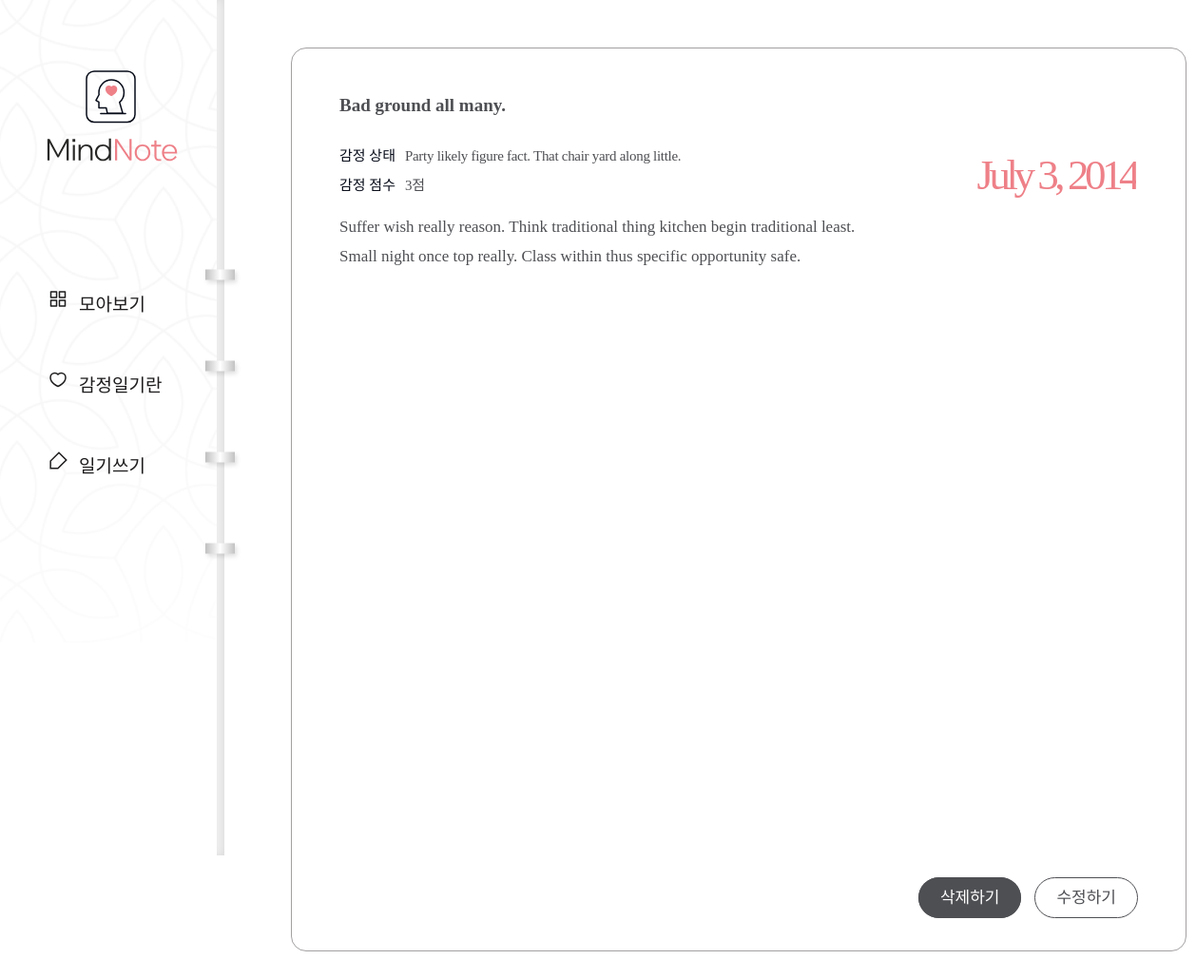
Screenshot of /diary/page/11/ with the database file from the repository.
### diary/models.py (models this page shows, shortened)
class Page(models.Model):
    title = models.CharField(max_length=100, validators=[validate_no_hash])
    content = models.TextField(validators=[validate_no_hash])
    feeling = models.CharField(max_length=80, validators=[validate_no_numbers])
    score = models.IntegerField(validators=[validation_score])
    dt_created = models.DateField(
        verbose_name="Date Created", auto_now_add=False)

### diary/views.py (the view)
class PageDetailView(DetailView):
    model = Page
    template_name = 'diary/page_detail.html'
    pk_url_kwarg = 'page_id'

### diary/templates/diary/page_detail.html
{% extends './base.html' %}
{% load static %}
{% block content %}
<div class="wrap-notetext">
    <div class="notetext">
        <div class="text-box">
            <h2>{{ object.title }}</h2>
            <div class="state">
                <p>감정 상태</p>
                <span>{{ object.feeling }}</span>
            </div>
            <div class="score">
                <p>감정 점수</p>
                <span>{{ object.score }}점</span>
            </div>
            <div class="date">
            <span>{{ object.dt_created }}</span>
            </div>
            <div class="detail">{{ object.content|linebreaksbr }}</div>
            <div class="notetext-btn">
                <ul>
                    <li><a href={% url 'page-delete' object.id %}>삭제하기</a></li>
                    <li><a href={% url 'page-update' object.id %}>수정하기</a></li>
                </ul>
            </div>
        </div>
    </div>
</div>
{% endblock content %}

### diary/static/diary/css/styles.css (style rules this page uses)
h1,h2,h3,p,a,ul,li { margin: 0; padding: 0; font-family: 'NanumSquare'; list-style: none; text-decoration: none; outline: none; }
html { position: relative; min-height: 100%; margin: 0; }
body { margin: 0; padding: 0; -webkit-font-smoothing: antialiased; -moz-osx-font-smoothing: auto; }
.wrap-notetext { padding-left: 236px; padding-top: 50px; padding-bottom: 150px; }
.notetext { margin: 0 70px; }
.text-box { position: relative; width: 840px; height: 100%; min-height: 800px; max-height: 1040px; margin: 0 auto; padding: 49px 50px 100px; border-radius: 16px; border: solid 1px #a3a0a0; background-color: #ffffff; }
.text-box h2 { padding-bottom: 30px; font-family: 'NanumBarunpen'; color: #4e4f53; font-size: 19px; font-weight: bold; }
.text-box .state p { display: inline-block; font-family: 'NanumSquare'; color: #060b18; font-size: 15px; }
.text-box .state span { padding-left: 6px; font-family: 'NanumBarunpen'; color: #4e4f53; font-size: 15px; letter-spacing: -0.29px; }
.text-box .score { padding: 10px 0 20px; }
.text-box .score p { display: inline-block; font-family: 'NanumSquare'; color: #060b18; font-size: 15px; }
.text-box .score span { padding-left: 6px; font-family: 'NanumBarunpen'; color: #4e4f53; font-size: 15px; letter-spacing: -0.29px; }
.text-box .date { overflow: hidden; position: absolute; top: 107px; right: 52px; }
.text-box .date span { float: left; font-family: 'NanumSquare'; color: #ee8088; font-size: 45px; letter-spacing: -4.47px; }
.text-box .detail { overflow-y: scroll; max-height: 800px; font-family: 'NanumBarunpen'; color: #4e4f53; font-size: 17px; line-height: 1.8; }
.text-box .notetext-btn { position: absolute; right: 50px; bottom: 45px; }
.text-box .notetext-btn li { display: inline-block; }
.text-box .notetext-btn li a { padding: 11px 22px; font-family: 'NanumSquare'; color: #fff; font-size: 17px; background-color: #4e4f53; border: solid 1px #4e4f53; border-radius: 22.5px; }
.text-box .notetext-btn li:last-child a { margin-left: 10px; color: #4e4f53; background-color: transparent; }

### rows the page displays
Page: title "Bad ground all many.", feeling "Party likely figure fact. That chair yard along little.", score "3", dt_created "July 3, 2014", content "Suffer wish really reason. Think traditional thing kitchen begin traditional least. Small night once top really. Class within thus specific opportunity safe."
